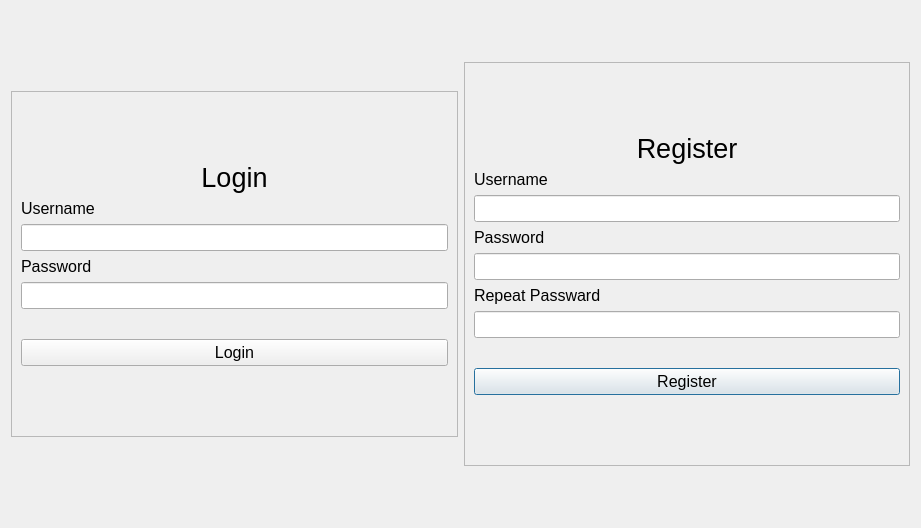
<?xml version="1.0" encoding="UTF-8"?>
<ui version="4.0">
 <class>Login</class>
 <widget class="QDialog" name="Login">
  <property name="geometry">
   <rect>
    <x>0</x>
    <y>0</y>
    <width>921</width>
    <height>528</height>
   </rect>
  </property>
  <property name="windowTitle">
   <string>Dialog</string>
  </property>
  <layout class="QGridLayout" name="gridLayout_4">
   <item row="0" column="1">
    <widget class="QFrame" name="frame_2">
     <property name="sizePolicy">
      <sizepolicy hsizetype="Preferred" vsizetype="Fixed">
       <horstretch>0</horstretch>
       <verstretch>0</verstretch>
      </sizepolicy>
     </property>
     <property name="frameShape">
      <enum>QFrame::StyledPanel</enum>
     </property>
     <property name="frameShadow">
      <enum>QFrame::Raised</enum>
     </property>
     <layout class="QGridLayout" name="gridLayout_2">
      <property name="topMargin">
       <number>70</number>
      </property>
      <property name="bottomMargin">
       <number>70</number>
      </property>
      <item row="4" column="0">
       <widget class="QLineEdit" name="register_password">
        <property name="font">
         <font>
          <pointsize>12</pointsize>
         </font>
        </property>
        <property name="echoMode">
         <enum>QLineEdit::Password</enum>
        </property>
       </widget>
      </item>
      <item row="0" column="0">
       <widget class="QLabel" name="label_2">
        <property name="font">
         <font>
          <pointsize>20</pointsize>
          <weight>50</weight>
          <bold>false</bold>
         </font>
        </property>
        <property name="text">
         <string>Register</string>
        </property>
        <property name="alignment">
         <set>Qt::AlignCenter</set>
        </property>
       </widget>
      </item>
      <item row="2" column="0">
       <widget class="QLineEdit" name="register_username">
        <property name="font">
         <font>
          <pointsize>12</pointsize>
         </font>
        </property>
       </widget>
      </item>
      <item row="3" column="0">
       <widget class="QLabel" name="label_6">
        <property name="font">
         <font>
          <pointsize>12</pointsize>
         </font>
        </property>
        <property name="text">
         <string>Password</string>
        </property>
       </widget>
      </item>
      <item row="8" column="0">
       <widget class="QPushButton" name="register_button">
        <property name="font">
         <font>
          <pointsize>12</pointsize>
         </font>
        </property>
        <property name="text">
         <string>Register</string>
        </property>
       </widget>
      </item>
      <item row="5" column="0">
       <widget class="QLabel" name="label_5">
        <property name="font">
         <font>
          <pointsize>12</pointsize>
         </font>
        </property>
        <property name="text">
         <string>Repeat Passward</string>
        </property>
       </widget>
      </item>
      <item row="7" column="0">
       <widget class="QLabel" name="register_error">
        <property name="font">
         <font>
          <pointsize>12</pointsize>
         </font>
        </property>
        <property name="text">
         <string/>
        </property>
        <property name="alignment">
         <set>Qt::AlignCenter</set>
        </property>
       </widget>
      </item>
      <item row="1" column="0">
       <widget class="QLabel" name="label_7">
        <property name="font">
         <font>
          <pointsize>12</pointsize>
         </font>
        </property>
        <property name="text">
         <string>Username</string>
        </property>
       </widget>
      </item>
      <item row="6" column="0">
       <widget class="QLineEdit" name="register_password_r">
        <property name="font">
         <font>
          <pointsize>12</pointsize>
         </font>
        </property>
        <property name="echoMode">
         <enum>QLineEdit::Password</enum>
        </property>
       </widget>
      </item>
     </layout>
    </widget>
   </item>
   <item row="0" column="0">
    <widget class="QFrame" name="frame">
     <property name="sizePolicy">
      <sizepolicy hsizetype="Preferred" vsizetype="Fixed">
       <horstretch>0</horstretch>
       <verstretch>0</verstretch>
      </sizepolicy>
     </property>
     <property name="frameShape">
      <enum>QFrame::StyledPanel</enum>
     </property>
     <property name="frameShadow">
      <enum>QFrame::Raised</enum>
     </property>
     <layout class="QGridLayout" name="gridLayout">
      <property name="topMargin">
       <number>70</number>
      </property>
      <property name="bottomMargin">
       <number>70</number>
      </property>
      <item row="2" column="0">
       <widget class="QLineEdit" name="login_username">
        <property name="font">
         <font>
          <pointsize>12</pointsize>
         </font>
        </property>
        <property name="echoMode">
         <enum>QLineEdit::Normal</enum>
        </property>
       </widget>
      </item>
      <item row="0" column="0">
       <widget class="QLabel" name="label">
        <property name="minimumSize">
         <size>
          <width>0</width>
          <height>0</height>
         </size>
        </property>
        <property name="font">
         <font>
          <pointsize>20</pointsize>
         </font>
        </property>
        <property name="layoutDirection">
         <enum>Qt::LeftToRight</enum>
        </property>
        <property name="text">
         <string>Login</string>
        </property>
        <property name="alignment">
         <set>Qt::AlignCenter</set>
        </property>
       </widget>
      </item>
      <item row="5" column="0">
       <widget class="QLabel" name="login_error">
        <property name="font">
         <font>
          <pointsize>12</pointsize>
         </font>
        </property>
        <property name="text">
         <string/>
        </property>
        <property name="alignment">
         <set>Qt::AlignCenter</set>
        </property>
       </widget>
      </item>
      <item row="1" column="0">
       <widget class="QLabel" name="label_3">
        <property name="font">
         <font>
          <pointsize>12</pointsize>
         </font>
        </property>
        <property name="text">
         <string>Username</string>
        </property>
       </widget>
      </item>
      <item row="3" column="0">
       <widget class="QLabel" name="label_4">
        <property name="font">
         <font>
          <pointsize>12</pointsize>
         </font>
        </property>
        <property name="text">
         <string>Password</string>
        </property>
       </widget>
      </item>
      <item row="6" column="0">
       <widget class="QPushButton" name="login_button">
        <property name="font">
         <font>
          <pointsize>12</pointsize>
         </font>
        </property>
        <property name="text">
         <string>Login</string>
        </property>
       </widget>
      </item>
      <item row="4" column="0">
       <widget class="QLineEdit" name="login_password">
        <property name="font">
         <font>
          <pointsize>12</pointsize>
         </font>
        </property>
        <property name="echoMode">
         <enum>QLineEdit::Password</enum>
        </property>
       </widget>
      </item>
     </layout>
    </widget>
   </item>
  </layout>
 </widget>
 <resources/>
 <connections/>
</ui>
